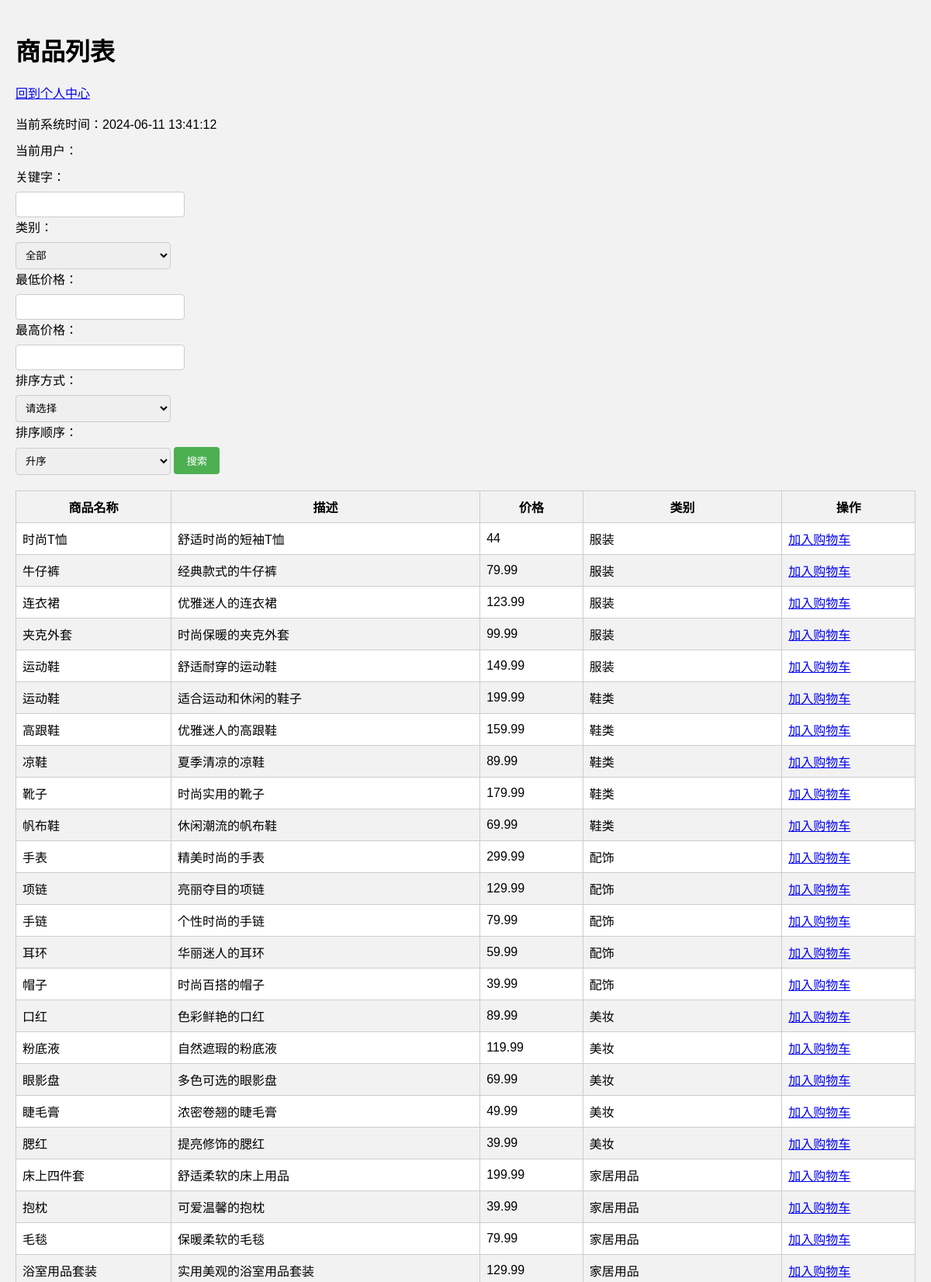
/usersearch.php (upper part), run on the app's committed database.
### tables this page shows
CREATE TABLE `products`  (
  `id` int(11) NOT NULL AUTO_INCREMENT,
  `name` varchar(255) NOT NULL,
  `description` text NULL,
  `price` float NOT NULL,
  `category_id` int(11) NULL DEFAULT NULL,
  `created_at` timestamp NOT NULL DEFAULT CURRENT_TIMESTAMP,
  `updated_at` timestamp NOT NULL DEFAULT CURRENT_TIMESTAMP ON UPDATE CURRENT_TIMESTAMP,
  PRIMARY KEY (`id`) USING BTREE,
  INDEX `category_id`(`category_id`) USING BTREE
);

CREATE TABLE `categories`  (
  `id` int(11) NOT NULL AUTO_INCREMENT,
  `name` varchar(255) NOT NULL,
  `created_at` timestamp NOT NULL DEFAULT CURRENT_TIMESTAMP,
  `updated_at` timestamp NOT NULL DEFAULT CURRENT_TIMESTAMP ON UPDATE CURRENT_TIMESTAMP,
  PRIMARY KEY (`id`) USING BTREE
);

### usersearch.php (the view, shortened to what this page needs)
<!DOCTYPE html>
<html>
<head>
</head>
<body>
<?php
require 'link.php';
$userName = $_SESSION['username'];
$currentDateTime = date('Y-m-d H:i:s');
$searchKeyword = isset($_POST['keyword']) ? $_POST['keyword'] : '';
$minPrice = isset($_POST['min_price']) ? $_POST['min_price'] : '';
$maxPrice = isset($_POST['max_price']) ? $_POST['max_price'] : '';
$sortOrder = isset($_POST['sort_order']) ? $_POST['sort_order'] : '';
$query = "SELECT p.id, p.name, p.description, p.price, c.name AS category FROM products p LEFT JOIN categories c ON p.category_id = c.id";
$result = mysqli_query($conn, $query);
?>
<h1>商品列表</h1>
<p><a href="admin.php">回到个人中心</a></p>
<div>当前系统时间：<?php echo $currentDateTime; ?></div>
<div>当前用户：<?php echo $userName; ?></div>
<form method="POST" action="">
    <label for="keyword">关键字：</label>
    <input type="text" id="keyword" name="keyword" value="<?php echo $searchKeyword; ?>">
    <label for="category">类别：</label>
    <select id="category" name="category">
        <option value="">全部</option>
    </select>
    <label for="min_price">最低价格：</label>
    <input type="number" id="min_price" name="min_price" min="0" step="0.01" value="<?php echo $minPrice; ?>">
    <label for="max_price">最高价格：</label>
    <input type="number" id="max_price" name="max_price" min="0" step="0.01" value="<?php echo $maxPrice; ?>">
    <label for="order_by">排序方式：</label>
    <select id="order_by" name="order_by">
        <option value="">请选择</option>
    </select>
    <label for="sort_order">排序顺序：</label>
    <select id="sort_order" name="sort_order">
        <option value="ASC" <?php echo ($sortOrder == "ASC") ? "selected" : ""; ?>>升序</option>
    </select>
    <input type="submit" value="搜索">
</form>
<table>
    <tr>
        <th>商品名称</th>
        <th>描述</th>
        <th>价格</th>
        <th>类别</th>
        <th>操作</th>
    </tr>
    <?php
    if ($result && mysqli_num_rows($result) > 0) {
        while ($row = mysqli_fetch_assoc($result)) {
            $productId = $row['id'];
            $productName = $row['name'];
            $description = $row['description'];
            $price = $row['price'];
            $category = $row['category'];
            ?>
            <tr>
                <td><?php echo $productName; ?></td>
                <td><?php echo $description; ?></td>
                <td><?php echo $price; ?></td>
                <td><?php echo $category; ?></td>
                <td><a href="shopcar.php?id=<?php echo $productId; ?>">加入购物车</a></td>
            </tr>
            <?php
        }
    } else {
        ?>
        <tr>
            <td colspan="5">没有找到匹配的商品</td>
        </tr>
        <?php
    }
    ?>
</table>
</body>
</html>

### usersearch.php (style rules this page uses)
body { font-family: Arial, sans-serif; background-color: #f2f2f2; margin: 0; padding: 20px; }
h1 { margin-bottom: 20px; }
div { margin-bottom: 10px; }
form { margin-bottom: 20px; }
label { display: block; margin-bottom: 8px; }
input[type="text"], input[type="number"], select { width: 200px; padding: 8px; border: 1px solid #ccc; border-radius: 4px; }
input[type="submit"] { background-color: #4CAF50; color: #fff; padding: 8px 16px; border: none; border-radius: 4px; cursor: pointer; }
table { width: 100%; border-collapse: collapse; }
th, td { padding: 8px; border: 1px solid #ccc; }
th { background-color: #f2f2f2; }
tr:nth-child(even) { background-color: #fff; }

### data on the page
products: name "时尚T恤", description "舒适时尚的短袖T恤", price "44", category.name "服装"
products: name "牛仔裤", description "经典款式的牛仔裤", price "79.99", category.name "服装"
products: name "连衣裙", description "优雅迷人的连衣裙", price "123.99", category.name "服装"
products: name "夹克外套", description "时尚保暖的夹克外套", price "99.99", category.name "服装"
products: name "运动鞋", description "舒适耐穿的运动鞋", price "149.99", category.name "服装"
products: name "运动鞋", description "适合运动和休闲的鞋子", price "199.99", category.name "鞋类"
products: name "高跟鞋", description "优雅迷人的高跟鞋", price "159.99", category.name "鞋类"
products: name "凉鞋", description "夏季清凉的凉鞋", price "89.99", category.name "鞋类"
products: name "靴子", description "时尚实用的靴子", price "179.99", category.name "鞋类"
products: name "帆布鞋", description "休闲潮流的帆布鞋", price "69.99", category.name "鞋类"
products: name "手表", description "精美时尚的手表", price "299.99", category.name "配饰"
products: name "项链", description "亮丽夺目的项链", price "129.99", category.name "配饰"
products: name "手链", description "个性时尚的手链", price "79.99", category.name "配饰"
products: name "耳环", description "华丽迷人的耳环", price "59.99", category.name "配饰"
products: name "帽子", description "时尚百搭的帽子", price "39.99", category.name "配饰"
products: name "口红", description "色彩鲜艳的口红", price "89.99", category.name "美妆"
products: name "粉底液", description "自然遮瑕的粉底液", price "119.99", category.name "美妆"
products: name "眼影盘", description "多色可选的眼影盘", price "69.99", category.name "美妆"
products: name "睫毛膏", description "浓密卷翘的睫毛膏", price "49.99", category.name "美妆"
products: name "腮红", description "提亮修饰的腮红", price "39.99", category.name "美妆"
products: name "床上四件套", description "舒适柔软的床上用品", price "199.99", category.name "家居用品"
products: name "抱枕", description "可爱温馨的抱枕", price "39.99", category.name "家居用品"
products: name "毛毯", description "保暖柔软的毛毯", price "79.99", category.name "家居用品"
products: name "浴室用品套装", description "实用美观的浴室用品套装", price "129.99", category.name "家居用品"
